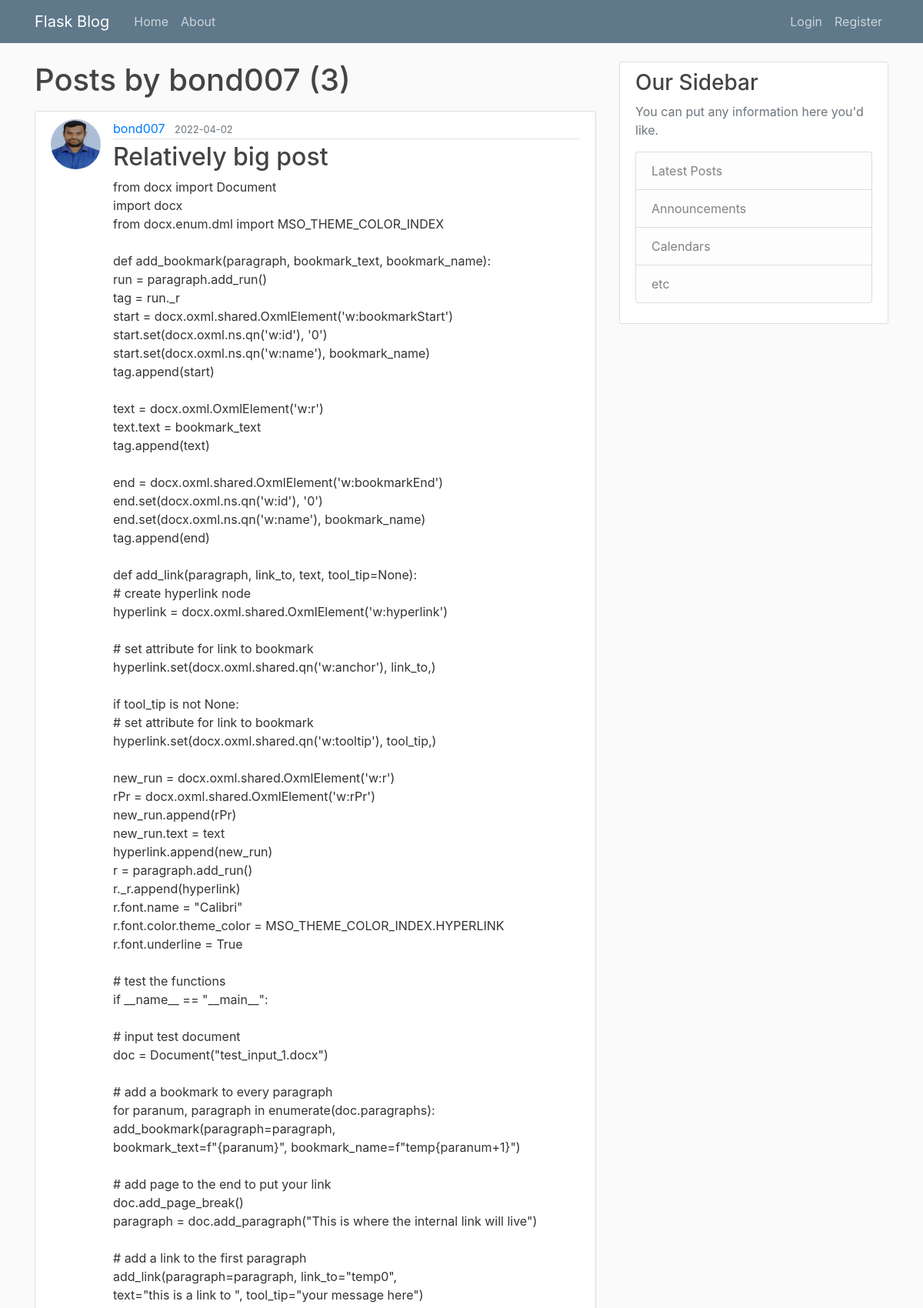
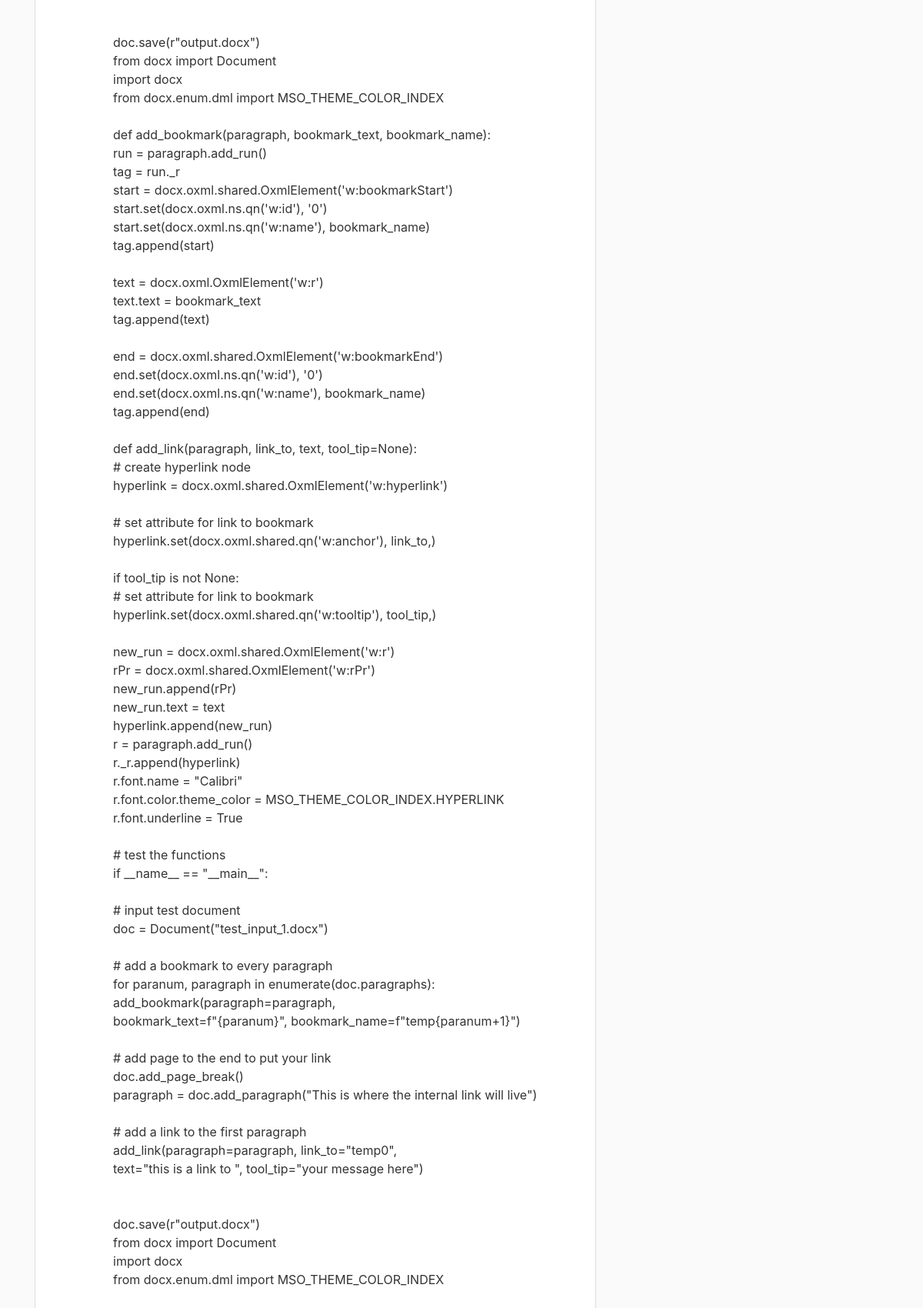
/user/bond007 (upper part), run on the app's committed database (2 pictures, top to bottom).
### flaskblog/models.py (models this page shows, shortened)
class User(db.Model, UserMixin):
    id = db.Column(db.Integer, primary_key=True)
    username = db.Column(db.String(20), unique=True, nullable=False)
    email = db.Column(db.String(120), unique=True, nullable=False)
    image_file = db.Column(db.String(20), nullable=False, default='default.jpg')
    password = db.Column(db.String(60), nullable=False)
    posts = db.relationship('Post', backref='author', lazy=True)

class Post(db.Model):
    id = db.Column(db.Integer, primary_key=True)
    title = db.Column(db.String(100), nullable=False)
    date_posted = db.Column(db.DateTime, nullable=False, default=datetime.utcnow)
    content = db.Column(db.Text, nullable=False)
    user_id = db.Column(db.Integer, db.ForeignKey('user.id'), nullable=False)

### flaskblog/routes.py (the view)
@app.route("/user/<string:username>")
def user_posts(username):
    page = request.args.get('page', 1, type=int)
    user = User.query.filter_by(username=username).first_or_404()
    posts = Post.query.filter_by(author=user)\
        .order_by(Post.date_posted.desc())\
        .paginate(page=page, per_page=5)
    return render_template('user_posts.html', posts=posts, user=user)

### flaskblog/templates/user_posts.html (shortened to what this page needs)
{% extends "layout.html" %}
{% block content %}
    <h1 class="mb-3">Posts by {{ user.username }} ({{ posts.total }})</h1>
    {% for post in posts.items %}
        <article class="media content-section">
          <img class="rounded-circle article-img" src="{{ url_for('static', filename='profile_pics/' + post.author.image_file) }}">
          <div class="media-body">
            <div class="article-metadata">
              <a class="mr-2" href="{{ url_for('user_posts', username=post.author.username) }}">{{ post.author.username }}</a>
              <small class="text-muted">{{ post.date_posted.strftime('%Y-%m-%d') }}</small>
            </div>
            <h2><a class="article-title" href="{{ url_for('post', post_id=post.id) }}">{{ post.title }}</a></h2>
            <p class="article-content">{{ post.content }}</p>
          </div>
        </article>
    {% endfor %}
{% endblock content %}

### flaskblog/static/main.css (style rules this page uses)
body { background: #fafafa; color: #333333; margin-top: 5rem; }
h1, h2, h3, h4, h5, h6 { color: #444444; }
.content-section { background: #ffffff; padding: 10px 20px; border: 1px solid #dddddd; border-radius: 3px; margin-bottom: 20px; }
.article-title { color: #444444; }
.article-content { white-space: pre-line; }
.article-img { height: 65px; width: 65px; margin-right: 16px; }
.article-metadata { padding-bottom: 1px; margin-bottom: 4px; border-bottom: 1px solid #e3e3e3 }

### data on the page
User: username "bond007"
Post: image_file (picture), author.username "bond007", date_posted "2022-04-02", title "Relatively big post"

### other printed values
{{ posts.total }} "3"
